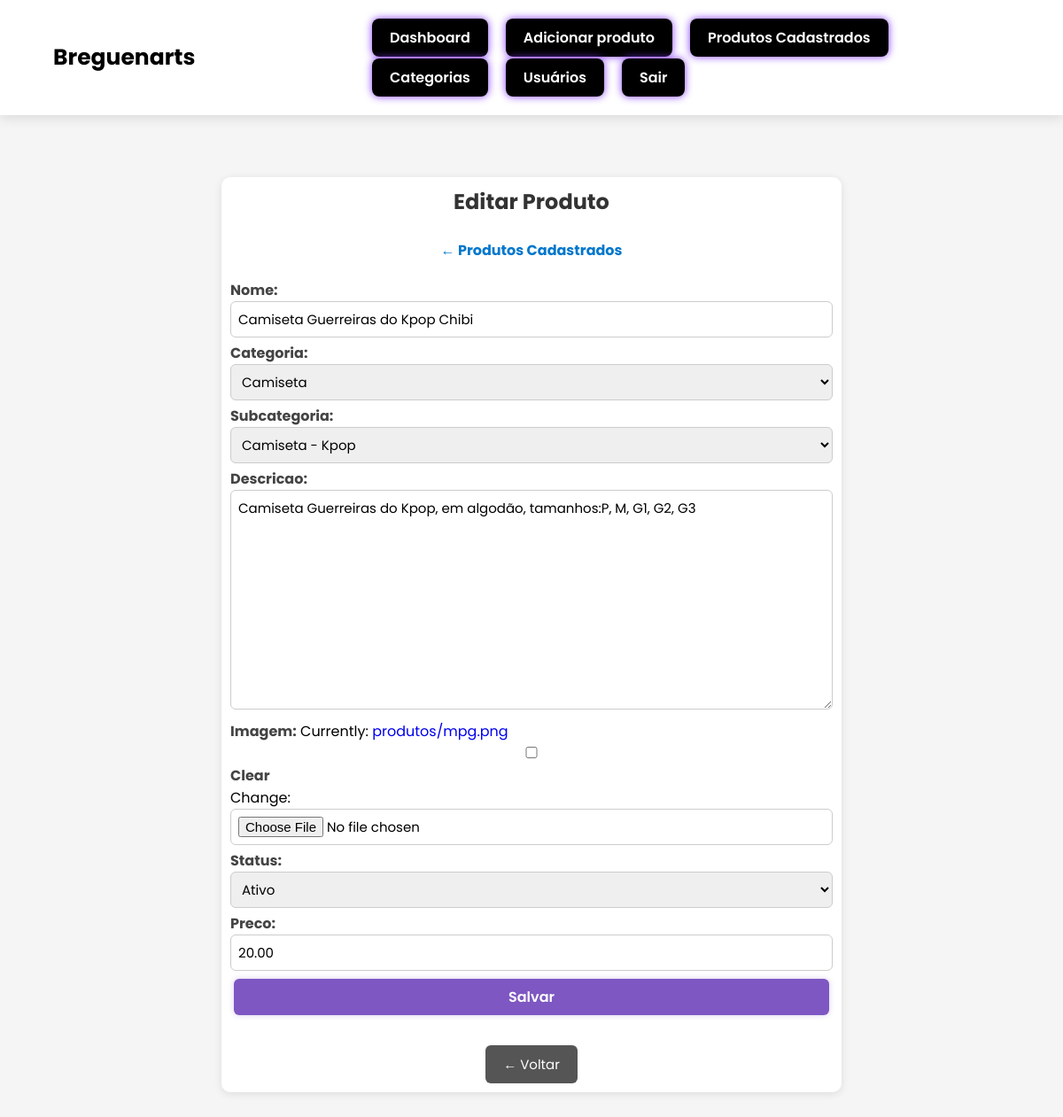
The app's page /produtos/editar/1/ with its own data.
### produtos/models.py (models this page shows, shortened)
class Produto(models.Model):
    nome = models.CharField(max_length=100)
    categoria = models.ForeignKey(Categoria, on_delete=models.CASCADE)
    subcategoria = models.ForeignKey(Subcategoria, on_delete=models.CASCADE, blank=True, null=True)
    descricao = models.TextField()
    imagem = models.ImageField(upload_to='produtos/', blank=True, null=True)
    status = models.CharField(max_length=20, choices=[('ativo', 'Ativo'), ('inativo', 'Inativo')])
    ativo = models.BooleanField(default=True)
    preco = models.DecimalField(max_digits=8, decimal_places=2)

class Categoria(models.Model):
    nome = models.CharField(max_length=50)
    def __str__(self):
        return self.nome

class Subcategoria(models.Model):
    nome = models.CharField(max_length=50)
    categoria = models.ForeignKey(Categoria, on_delete=models.CASCADE)
    def __str__(self):
        return f"{self.categoria.nome} - {self.nome}"

### produtos/views.py (the view)
# urls.py: path('editar/<int:produto_id>/', views.editar_produto, name='editar_produto'),
def editar_produto(request, produto_id):
    produto = Produto.objects.get(id=produto_id)
    if request.method == 'POST':
        form = ProdutoForm(request.POST, request.FILES, instance=produto)
        if form.is_valid():
            form.save()
            return redirect('gestao_produtos')
    else:
        form = ProdutoForm(instance=produto)
    return render(request, 'produtos/editar.html', {'form': form})

### produtos/forms.py
class ProdutoForm(forms.ModelForm):
    class Meta:
        model = Produto
        fields = ['nome', 'categoria', 'subcategoria', 'descricao', 'imagem', 'status', 'preco']
        widgets = {
            'categoria': forms.Select(attrs={'class': 'form-control'}),
            'subcategoria': forms.Select(attrs={'class': 'form-control'}),
            'descricao': forms.Textarea(attrs={'class': 'form-control'}),
            'status': forms.Select(attrs={'class': 'form-control'}),
            'preco': forms.NumberInput(attrs={'class': 'form-control', 'step': '0.01'}),
        }

### templates/produtos/editar.html (shortened to what this page needs)
{% extends 'bases/base_admin_produto.html' %}
{% load static %}
{% block content %}
<link rel="stylesheet" href="{% static 'css/produtos.css' %}" />
<div class="form-container">
  <h2>Editar Produto</h2>
  <a href="{% url 'gestao_produtos' %}" class="voltar">← Produtos Cadastrados</a>
  <form method="post" enctype="multipart/form-data">
    {{ form.as_p }}
    <button type="submit" class="botao-acao">Salvar</button>
  </form>
  <div class="botoes-navegacao">
    <a href="javascript:history.back()">
      <button class="botao-voltar">← Voltar</button>
    </a>
  </div>
</div>
{% endblock %}

### static/css/produtos.css (style rules this page uses)
* { padding: 0; margin: 0; box-sizing: border-box; font-family: "Poppins", sans-serif; list-style: none; text-decoration: none; }
body { background-color: #f5f5f5; }
.botao-acao { background-color: #7e57c2; color: #fff; border: none; padding: 8px 14px; border-radius: 6px; font-weight: 600; cursor: pointer; box-shadow: 0 0 6px rgba(126, 87, 194, 0.3); transition: all 0.3s ease; margin: 4px; display: inline-block; }
.botoes-navegacao { margin-top: 30px; text-align: center; display: flex; justify-content: center; gap: 20px; }
.botoes-navegacao button { background-color: #555; color: white; border: none; padding: 10px 20px; font-size: 15px; border-radius: 6px; cursor: pointer; }
.voltar { display: block; text-align: center; margin-bottom: 20px; font-weight: bold; color: #0077cc; text-decoration: none; }
.form-container { max-width: 700px; margin: 30px auto; background-color: #fff; padding: 10px; border-radius: 10px; box-shadow: 0 2px 10px rgba(0, 0, 0, 0.1); }
.form-container h2 { text-align: center; margin-bottom: 25px; font-size: 24px; color: #333; }
form { display: flex; flex-direction: column; gap: 5px; }
form label { font-weight: bold; margin-bottom: 5px; color: #444; }
form input, form select, form textarea { padding: 8px; border-radius: 6px; border: 1px solid #ccc; font-size: 15px; width: 100%; box-sizing: border-box; }
form textarea { resize: vertical; min-height: 120px; }
form button { background-color: #0077cc; color: white; border: none; padding: 12px; font-size: 16px; border-radius: 6px; cursor: pointer; transition: background-color 0.3s ease; }

### records on screen
Produto: nome "Camiseta Guerreiras do Kpop Chibi", subcategoria "Camiseta - Kpop", descricao "Camiseta Guerreiras do Kpop, em algodão, tamanhos:P, M, G1, G2, G3", status "Ativo", preco "20.00"
Subcategoria: categoria "Camiseta"
